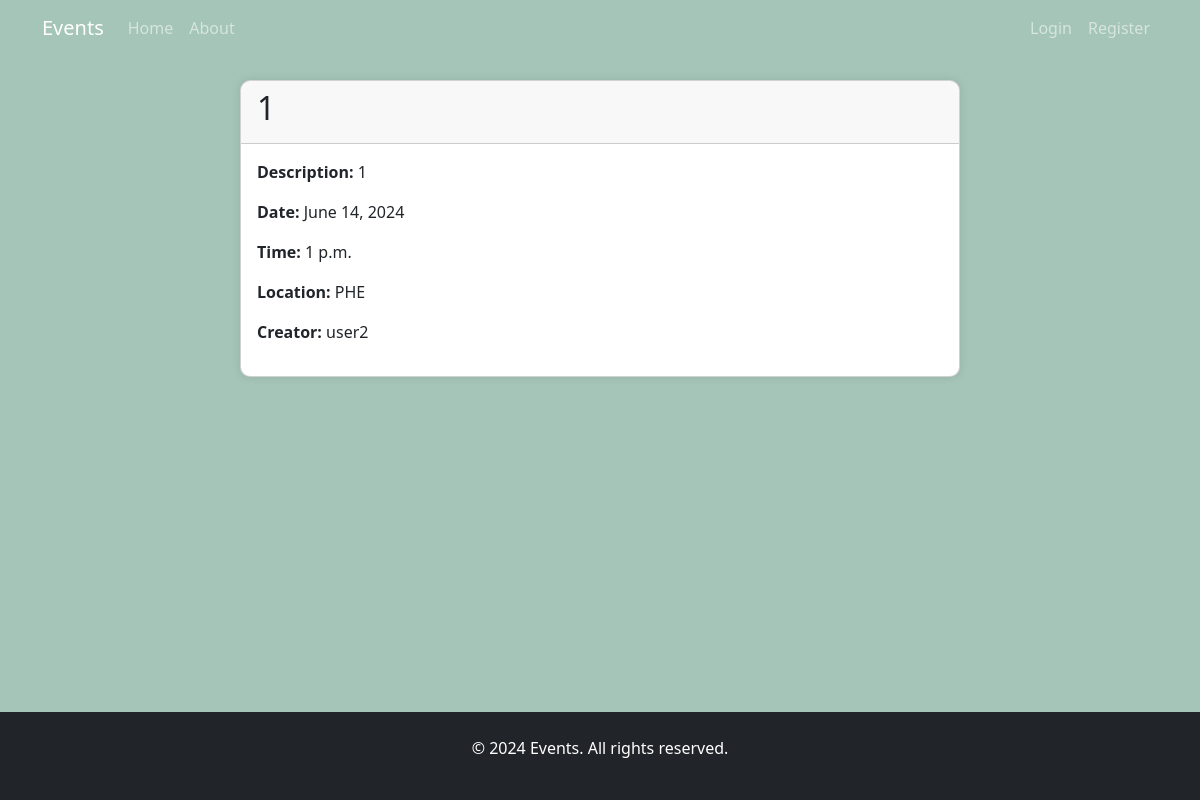
/event/2/, run on the app's committed database.
### event_social_network/models.py (models this page shows)
class Event(models.Model):
    title = models.CharField(max_length=255)
    description = models.TextField()
    date = models.DateField()
    time = models.TimeField()
    location = models.CharField(max_length=255)
    creator = models.ForeignKey(User, on_delete=models.CASCADE, related_name='created_events')
    attendees = models.ManyToManyField(User, related_name='attended_events', blank=True)

### event_social_network/views.py (the view)
# urls.py: path('event/<int:event_id>/', views.event_details, name='event_details'),
def event_details(request, event_id):
    event = get_object_or_404(Event, id=event_id)
    return render(request, 'event_social_network/event_details.html', {'event': event})

### event_social_network/templates/event_social_network/event_details.html (shortened to what this page needs)
{% extends 'event_social_network/base.html' %}
{% block content %}
<div class="container">
    <div class="row justify-content-center">
        <div class="col-md-8">
            <div class="card">
                <div class="card-header">
                    <h2>{{ event.title }}</h2>
                </div>
                <div class="card-body">
                    <p><strong>Description:</strong> {{ event.description }}</p>
                    <p><strong>Date:</strong> {{ event.date }}</p>
                    <p><strong>Time:</strong> {{ event.time }}</p>
                    <p><strong>Location:</strong> {{ event.location }}</p>
                    <p><strong>Creator:</strong> {{ event.creator.username }}</p>
                </div>
            </div>
        </div>
    </div>
</div>
{% endblock %}

### event_social_network/static/event_social_network/main.css (style rules this page uses)
* { margin: 0; padding: 0; box-sizing: border-box; }
.my_style_body { background-color: rgb(165, 197, 184); display: flex; flex-direction: column; min-height: 100vh; }
.card { border-radius: 10px; box-shadow: 0px 0px 10px 0px rgba(0, 0, 0, 0.1); }

### data on the page
Event: title "1", description "1", date "June 14, 2024", time "1 p.m.", location "PHE", creator.username "user2"
